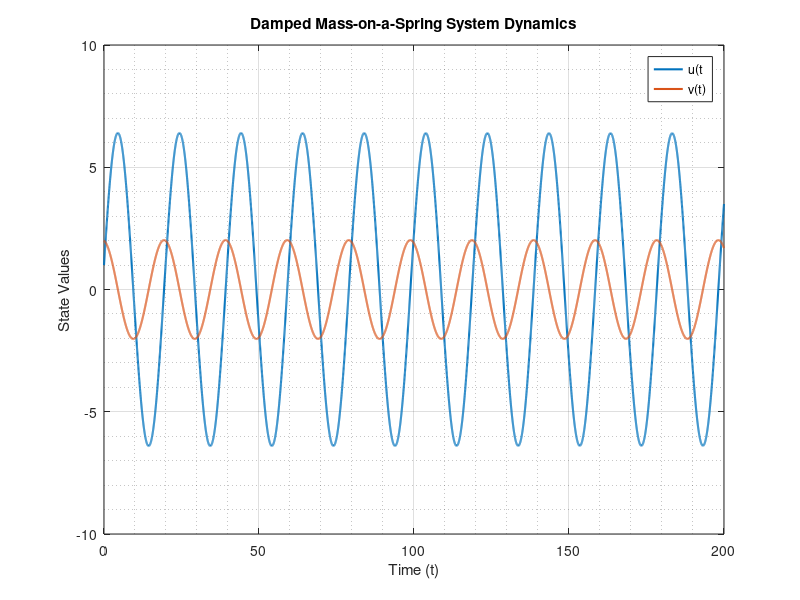
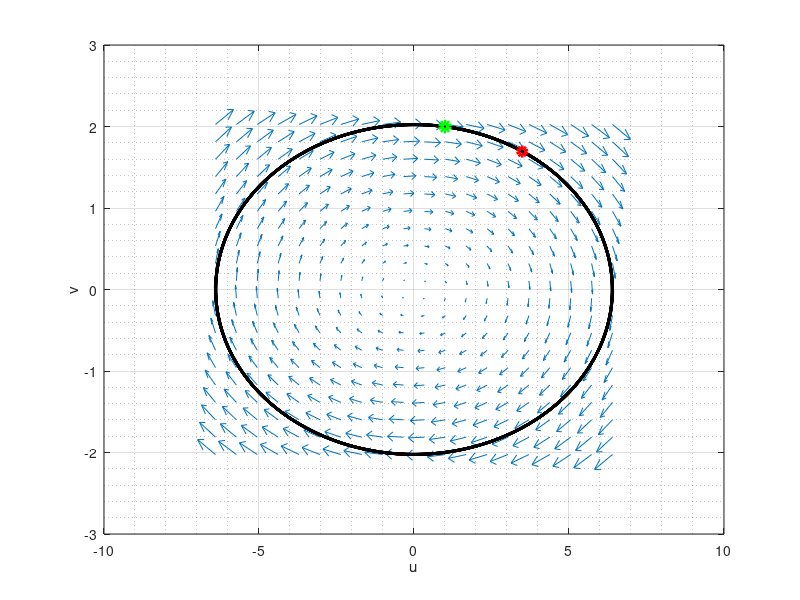

The MATLAB source for these figures, in order:
%% Damped Spring

close all; clear; clc

% Discretize time

N = 1e4;
t_0 = 0;
t_end = 200;
t = linspace(t_0,t_end,N);

% Parameters

k = 0.5;
b = 0;
m = 5;

u0 = 1;
v0 = 2;

U0 = [u0;v0];


% Right hand side
dudt = @(t,u,v) v;
dvdt = @(t,u,v) -k/m*u - b*v/m;

dUdt = @(t, U)[dudt(t,U(1),U(2));
               dvdt(t,U(1),U(2))];

% Solve numerically using ode45

[t, U] = ode45(dUdt, t, U0);

% get u and v from matrix
u = U(:, 1);
v = U(:, 2); 

%Plot
figure(1);
plot(t, u, 'LineWidth', 1.5); hold on;
plot(t, v, 'LineWidth', 1.5);
title('Damped Mass-on-a-Spring System Dynamics');
xlabel('Time (t)');
ylabel('State Values');
legend('u(t','v(t)');
grid on;
grid minor;

A = [0 1;
    -k/m -b/m];
eigs(A)

%%Phase Plane
N_mesh = 20;
u_vec = linspace(min(u),max(u),N_mesh);
v_vec = linspace(min(v),max(v),N_mesh);

[U_mesh,V_mesh] = meshgrid(u_vec,v_vec);

Fu_vec = @(u,v) v;
Fv_vec = @(u,v) -k/m*u -b/m*v;

figure(2)
quiver(U_mesh,V_mesh, Fu_vec(U_mesh,V_mesh),Fv_vec(U_mesh,V_mesh));
hold on;
plot(u, v, 'k-', 'LineWidth', 2); hold on;
plot(u0,v0, 'go','LineWidth', 4)
plot(u(end),v(end), 'ro', 'LineWidth',3)
xlabel('u');
ylabel('v');
grid on;
grid minor;
